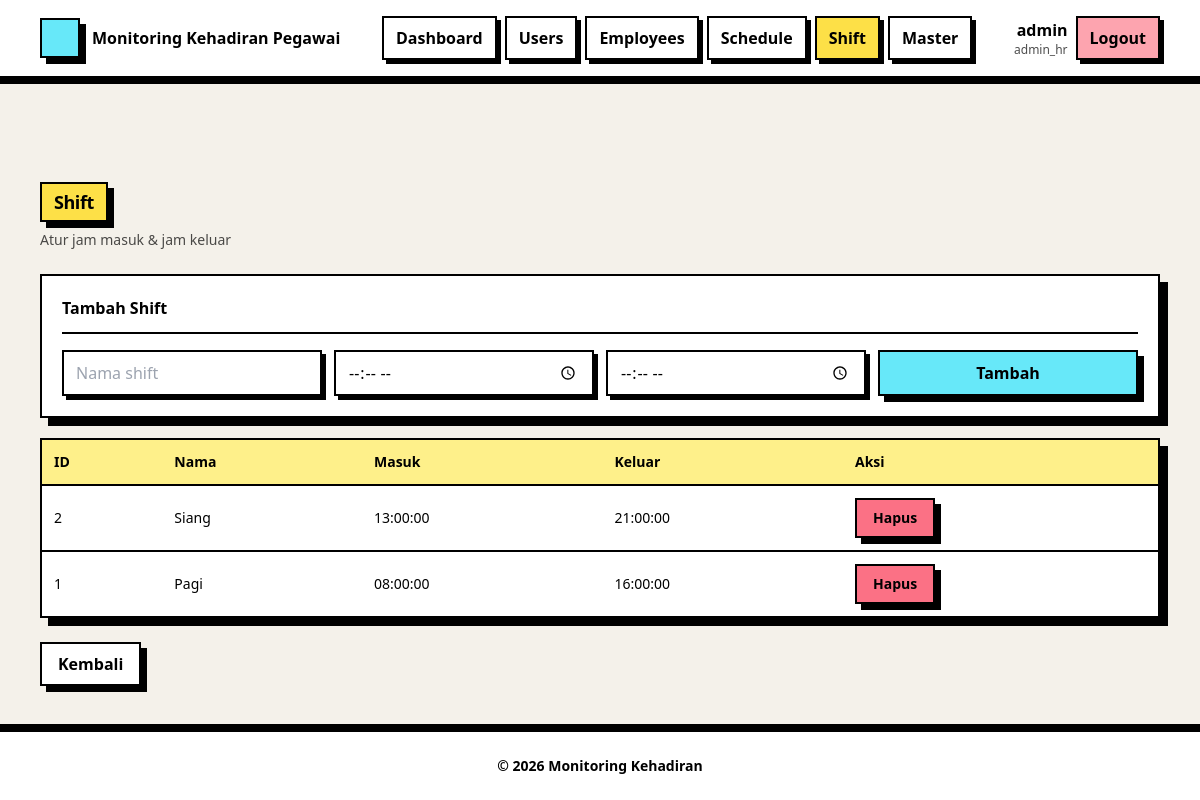
/admin/shifts.php (signed in), run on the app's committed database.
### tables this page shows
CREATE TABLE shift (
  id_shift INT AUTO_INCREMENT PRIMARY KEY,
  nama_shift VARCHAR(60) NOT NULL,
  jam_masuk TIME NOT NULL,
  jam_keluar TIME NOT NULL
);

### admin/shifts.php (the view, shortened to what this page needs)
<?php
require_once __DIR__ . '/../inc/auth.php';
$rows = $pdo->query("SELECT * FROM shift ORDER BY id_shift DESC")->fetchAll();
require_once __DIR__ . '/../inc/header.php';
require_once __DIR__ . '/../inc/ui.php';
?>
<?= ui_page_start("Shift", "Atur jam masuk & jam keluar") ?>
<?= ui_card_start("Tambah Shift") ?>
  <form method="post" class="grid md:grid-cols-4 gap-3">
    <input name="nama_shift" class="<?= ui_input_class() ?>" placeholder="Nama shift" required>
    <input name="jam_masuk" type="time" class="<?= ui_input_class() ?>" required>
    <input name="jam_keluar" type="time" class="<?= ui_input_class() ?>" required>
    <button class="<?= ui_btn_class('alt') ?>">Tambah</button>
  </form>
<?= ui_card_end() ?>
<div class="mt-5">
<?php
  if (!$rows) {
    echo ui_empty("Belum ada shift.", "Tambah shift dulu untuk membuat jadwal.");
  } else {
    echo ui_table_start(['ID','Nama','Masuk','Keluar','Aksi']);
    foreach($rows as $r){
      echo ui_row_start();
      echo ui_td((int)$r['id_shift'], true);
      echo ui_td(htmlspecialchars($r['nama_shift']));
      echo ui_td(htmlspecialchars($r['jam_masuk']), true);
      echo ui_td(htmlspecialchars($r['jam_keluar']), true);
      $btn = "
        <form method='post' onsubmit=\"return confirm('Hapus shift?')\">
          <input type='hidden' name='action' value='delete'>
          <input type='hidden' name='id_shift' value='".(int)$r['id_shift']."'>
          <button class='".ui_btn_class('danger')."'>Hapus</button>
        </form>
      ";
      echo ui_td($btn, true);
      echo ui_row_end();
    }
    echo ui_table_end();
  }
?>
</div>
<div class="mt-6">
  <a class="<?= ui_btn_class('ghost') ?>" href="<?= BASE_URL ?>/admin/dashboard.php">Kembali</a>
</div>
<?php require_once __DIR__ . '/../inc/footer.php'; ?>

### inc/ui.php (shortened to what this page needs)
<?php
function ui_page_start($title, $subtitle = '') {
  $sub = $subtitle ? "<div class='text-sm text-black/70'>$subtitle</div>" : "";
  return "
  <div class='mb-6'>
    <div class='inline-block bg-yellow-300 px-3 py-1 border-2 border-black shadow-[6px_6px_0_0_#000]'>
      <div class='text-lg font-black tracking-tight'>$title</div>
    </div>
    <div class='mt-2'>$sub</div>
  </div>
  ";
}
function ui_card_start($title = '', $right = '') {
  $head = $title !== '' ? "
    <div class='flex items-start justify-between gap-3 pb-3 mb-4 border-b-2 border-black'>
      <div class='font-extrabold text-black'>$title</div>
      <div>$right</div>
    </div>
  " : "";
  return "
  <section class='bg-white border-2 border-black shadow-[8px_8px_0_0_#000] p-5'>
    $head
  ";
}
function ui_card_end(){ return "</section>"; }
function ui_input_class() {
  return "w-full bg-white border-2 border-black px-3 py-2 text-black outline-none
          focus:ring-0 focus:border-black shadow-[4px_4px_0_0_#000]";
}
function ui_btn_class($variant='solid') {
  return match($variant) {
    'solid' => "inline-flex items-center justify-center gap-2 bg-black text-white border-2 border-black
                px-4 py-2 font-extrabold shadow-[6px_6px_0_0_#000] hover:translate-x-[1px] hover:translate-y-[1px]
                hover:shadow-[5px_5px_0_0_#000] active:translate-x-[2px] active:translate-y-[2px] active:shadow-[4px_4px_0_0_#000] transition",
    'alt'   => "inline-flex items-center justify-center gap-2 bg-cyan-300 text-black border-2 border-black
                px-4 py-2 font-extrabold shadow-[6px_6px_0_0_#000] hover:translate-x-[1px] hover:translate-y-[1px]
                hover:shadow-[5px_5px_0_0_#000] active:translate-x-[2px] active:translate-y-[2px] active:shadow-[4px_4px_0_0_#000] transition",
    'danger'=> "inline-flex items-center justify-center gap-2 bg-rose-400 text-black border-2 border-black
                px-4 py-2 font-extrabold shadow-[6px_6px_0_0_#000] hover:translate-x-[1px] hover:translate-y-[1px]
                hover:shadow-[5px_5px_0_0_#000] active:translate-x-[2px] active:translate-y-[2px] active:shadow-[4px_4px_0_0_#000] transition",
    'ghost' => "inline-flex items-center justify-center gap-2 bg-white text-black border-2 border-black
                px-4 py-2 font-extrabold shadow-[6px_6px_0_0_#000] hover:bg-yellow-200 transition",
    default => "inline-flex items-center justify-center gap-2 bg-black text-white border-2 border-black
                px-4 py-2 font-extrabold shadow-[6px_6px_0_0_#000] transition",
  };
}
function ui_table_start($cols) {
  $ths = "";
  foreach($cols as $c){
    $ths .= "<th class='text-left px-3 py-3 border-b-2 border-black font-black text-black'>$c</th>";
  }
  return "
  <div class='overflow-x-auto border-2 border-black shadow-[8px_8px_0_0_#000] bg-white'>
    <table class='min-w-full text-sm'>
      <thead class='bg-yellow-200'>$ths</thead>
      <tbody class='divide-y-2 divide-black'>
  ";
}
function ui_table_end() {
  return "
      </tbody>
    </table>
  </div>
  ";
}
function ui_row_start(){ return "<tr class='hover:bg-cyan-50 transition'>"; }
function ui_row_end(){ return "</tr>"; }
function ui_td($html, $nowrap=false){
  $nw = $nowrap ? "whitespace-nowrap" : "";
  return "<td class='px-3 py-3 text-black $nw'>$html</td>";
}

### data on the page
shift: id_shift "2 Siang 13:00:00 21:00:00"
shift: id_shift "1 Pagi 08:00:00 16:00:00"

### other printed values
$label "Dashboard Users Employees Schedule Shift Master"
$user['username'] "admin"
$user['role_name'] "admin_hr"
$title "Shift"
$subtitle "Atur jam masuk & jam keluar"
$title "Tambah Shift"
$c "ID"
$c "Nama"
$c "Masuk"
$c "Keluar"
$c "Aksi"
